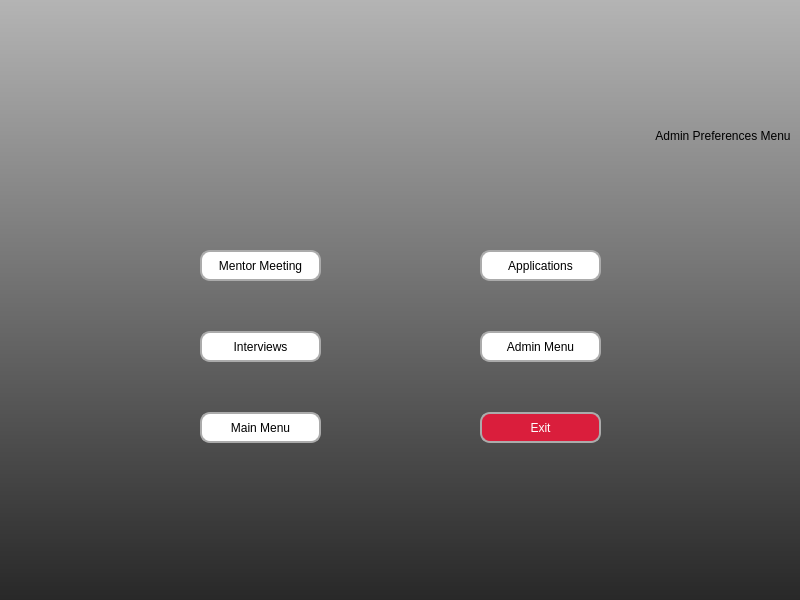
<?xml version="1.0" encoding="UTF-8"?>
<ui version="4.0">
 <class>MainWindow</class>
 <widget class="QMainWindow" name="MainWindow">
  <property name="geometry">
   <rect>
    <x>0</x>
    <y>0</y>
    <width>800</width>
    <height>600</height>
   </rect>
  </property>
  <property name="sizePolicy">
   <sizepolicy hsizetype="Fixed" vsizetype="Fixed">
    <horstretch>0</horstretch>
    <verstretch>0</verstretch>
   </sizepolicy>
  </property>
  <property name="windowTitle">
   <string>MainWindow</string>
  </property>
  <widget class="QWidget" name="centralwidget">
   <widget class="QLabel" name="label_bg">
    <property name="geometry">
     <rect>
      <x>0</x>
      <y>0</y>
      <width>800</width>
      <height>600</height>
     </rect>
    </property>
    <property name="sizePolicy">
     <sizepolicy hsizetype="Expanding" vsizetype="Expanding">
      <horstretch>0</horstretch>
      <verstretch>0</verstretch>
     </sizepolicy>
    </property>
    <property name="layoutDirection">
     <enum>Qt::LayoutDirection::LeftToRight</enum>
    </property>
    <property name="styleSheet">
     <string notr="true">background-color:qlineargradient(spread:pad, x1:0, y1:1, x2:0, y2:0, stop:0 rgba(40, 40, 40, 255), stop:1 rgba(180, 180, 180, 255))</string>
    </property>
    <property name="text">
     <string/>
    </property>
    <property name="scaledContents">
     <bool>false</bool>
    </property>
    <property name="alignment">
     <set>Qt::AlignmentFlag::AlignHCenter|Qt::AlignmentFlag::AlignTop</set>
    </property>
   </widget>
   <widget class="QWidget" name="layoutWidget">
    <property name="geometry">
     <rect>
      <x>10</x>
      <y>90</y>
      <width>781</width>
      <height>92</height>
     </rect>
    </property>
    <layout class="QHBoxLayout" name="horizontalLayout">
     <item>
      <widget class="QLabel" name="label">
       <property name="maximumSize">
        <size>
         <width>350</width>
         <height>90</height>
        </size>
       </property>
       <property name="text">
        <string/>
       </property>
       <property name="pixmap">
        <pixmap>../images/logo_720.png</pixmap>
       </property>
       <property name="scaledContents">
        <bool>true</bool>
       </property>
      </widget>
     </item>
     <item>
      <spacer name="horizontalSpacer_2">
       <property name="orientation">
        <enum>Qt::Orientation::Horizontal</enum>
       </property>
       <property name="sizeHint" stdset="0">
        <size>
         <width>40</width>
         <height>20</height>
        </size>
       </property>
      </spacer>
     </item>
     <item>
      <widget class="QLabel" name="label_3">
       <property name="styleSheet">
        <string notr="true">color:black;

font: italic 28pt &quot;Harlow Solid&quot;;</string>
       </property>
       <property name="text">
        <string>Admin Preferences Menu</string>
       </property>
       <property name="alignment">
        <set>Qt::AlignmentFlag::AlignCenter</set>
       </property>
      </widget>
     </item>
    </layout>
   </widget>
   <widget class="QWidget" name="layoutWidget">
    <property name="geometry">
     <rect>
      <x>200</x>
      <y>250</y>
      <width>401</width>
      <height>195</height>
     </rect>
    </property>
    <layout class="QGridLayout" name="gridLayout">
     <property name="verticalSpacing">
      <number>50</number>
     </property>
     <item row="2" column="0">
      <widget class="QPushButton" name="button_main">
       <property name="minimumSize">
        <size>
         <width>121</width>
         <height>31</height>
        </size>
       </property>
       <property name="maximumSize">
        <size>
         <width>122</width>
         <height>31</height>
        </size>
       </property>
       <property name="styleSheet">
        <string notr="true">
QPushButton{
color:rgb(0, 0, 0);
background-color: rgb(255, 255, 255);
border-radius: 10px;
border: 2px solid rgb(171, 171, 171);
}
QPushButton:hover {
    background-color:rgb(255, 226, 229);
}
QPushButton:pressed {
    background-color: rgb(218, 30, 60);
	color: rgb(255, 255, 255)
}</string>
       </property>
       <property name="text">
        <string>Main Menu</string>
       </property>
      </widget>
     </item>
     <item row="2" column="2">
      <widget class="QPushButton" name="button_exit">
       <property name="sizePolicy">
        <sizepolicy hsizetype="Fixed" vsizetype="Fixed">
         <horstretch>0</horstretch>
         <verstretch>0</verstretch>
        </sizepolicy>
       </property>
       <property name="minimumSize">
        <size>
         <width>121</width>
         <height>31</height>
        </size>
       </property>
       <property name="maximumSize">
        <size>
         <width>122</width>
         <height>31</height>
        </size>
       </property>
       <property name="styleSheet">
        <string notr="true">
QPushButton{
    background-color: rgb(218, 30, 60);
	color: rgb(255, 255, 255);
border-radius: 10px;
border: 2px solid rgb(171, 171, 171);

}
QPushButton:hover {
color:black;
    background-color:rgb(255, 226, 229);
}
QPushButton:pressed {
    color:rgb(0, 0, 0);
background-color: rgb(255, 255, 255);

}</string>
       </property>
       <property name="text">
        <string>Exit</string>
       </property>
      </widget>
     </item>
     <item row="0" column="2">
      <widget class="QPushButton" name="button_app">
       <property name="minimumSize">
        <size>
         <width>121</width>
         <height>31</height>
        </size>
       </property>
       <property name="maximumSize">
        <size>
         <width>122</width>
         <height>31</height>
        </size>
       </property>
       <property name="styleSheet">
        <string notr="true">
QPushButton{
color:rgb(0, 0, 0);
background-color: rgb(255, 255, 255);
border-radius: 10px;
border: 2px solid rgb(171, 171, 171);
}
QPushButton:hover {
    background-color:rgb(255, 226, 229);
}
QPushButton:pressed {
    background-color: rgb(218, 30, 60);
	color: rgb(255, 255, 255)
}</string>
       </property>
       <property name="text">
        <string>Applications</string>
       </property>
      </widget>
     </item>
     <item row="0" column="0">
      <widget class="QPushButton" name="button_mentor">
       <property name="minimumSize">
        <size>
         <width>121</width>
         <height>31</height>
        </size>
       </property>
       <property name="maximumSize">
        <size>
         <width>122</width>
         <height>31</height>
        </size>
       </property>
       <property name="styleSheet">
        <string notr="true">
QPushButton{
color:rgb(0, 0, 0);
background-color: rgb(255, 255, 255);
border-radius: 10px;
border: 2px solid rgb(171, 171, 171);
}
QPushButton:hover {
    background-color:rgb(255, 226, 229);
}
QPushButton:pressed {
    background-color: rgb(218, 30, 60);
	color: rgb(255, 255, 255)
}</string>
       </property>
       <property name="text">
        <string>Mentor Meeting</string>
       </property>
      </widget>
     </item>
     <item row="0" column="1">
      <spacer name="horizontalSpacer">
       <property name="orientation">
        <enum>Qt::Orientation::Horizontal</enum>
       </property>
       <property name="sizeHint" stdset="0">
        <size>
         <width>40</width>
         <height>20</height>
        </size>
       </property>
      </spacer>
     </item>
     <item row="1" column="0">
      <widget class="QPushButton" name="button_int">
       <property name="minimumSize">
        <size>
         <width>121</width>
         <height>31</height>
        </size>
       </property>
       <property name="maximumSize">
        <size>
         <width>122</width>
         <height>31</height>
        </size>
       </property>
       <property name="styleSheet">
        <string notr="true">
QPushButton{
color:rgb(0, 0, 0);
background-color: rgb(255, 255, 255);
border-radius: 10px;
border: 2px solid rgb(171, 171, 171);
}
QPushButton:hover {
    background-color:rgb(255, 226, 229);
}
QPushButton:pressed {
    background-color: rgb(218, 30, 60);
	color: rgb(255, 255, 255)
}
</string>
       </property>
       <property name="text">
        <string>Interviews</string>
       </property>
      </widget>
     </item>
     <item row="1" column="2">
      <widget class="QPushButton" name="button_admin">
       <property name="minimumSize">
        <size>
         <width>121</width>
         <height>31</height>
        </size>
       </property>
       <property name="maximumSize">
        <size>
         <width>122</width>
         <height>31</height>
        </size>
       </property>
       <property name="styleSheet">
        <string notr="true">
QPushButton{
color:rgb(0, 0, 0);
background-color: rgb(255, 255, 255);
border-radius: 10px;
border: 2px solid rgb(171, 171, 171);
}
QPushButton:hover {
    background-color:rgb(255, 226, 229);
}
QPushButton:pressed {
    background-color: rgb(218, 30, 60);
	color: rgb(255, 255, 255)
}</string>
       </property>
       <property name="text">
        <string>Admin Menu</string>
       </property>
      </widget>
     </item>
    </layout>
   </widget>
  </widget>
 </widget>
 <resources/>
 <connections/>
</ui>
